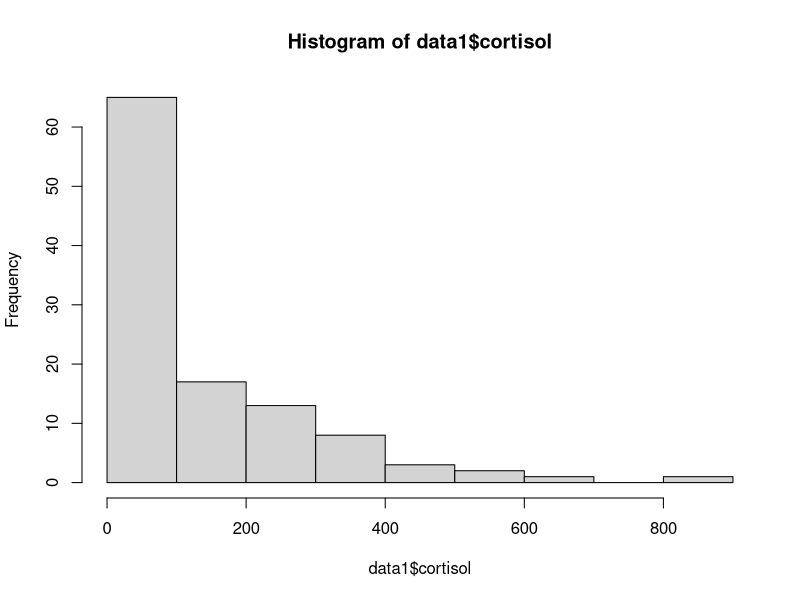
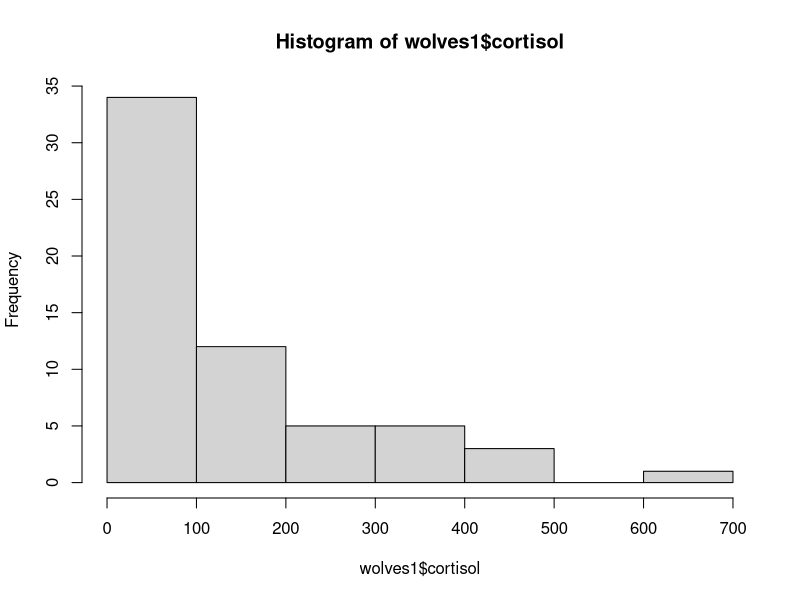
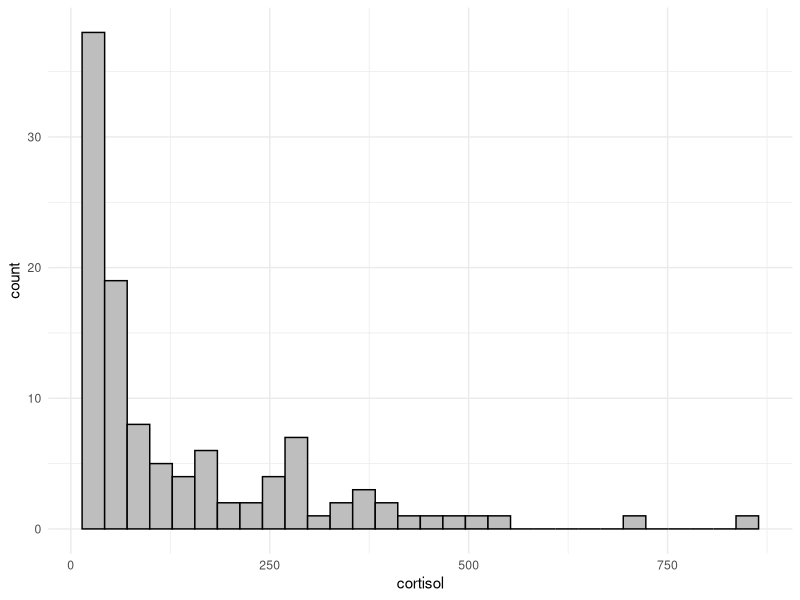
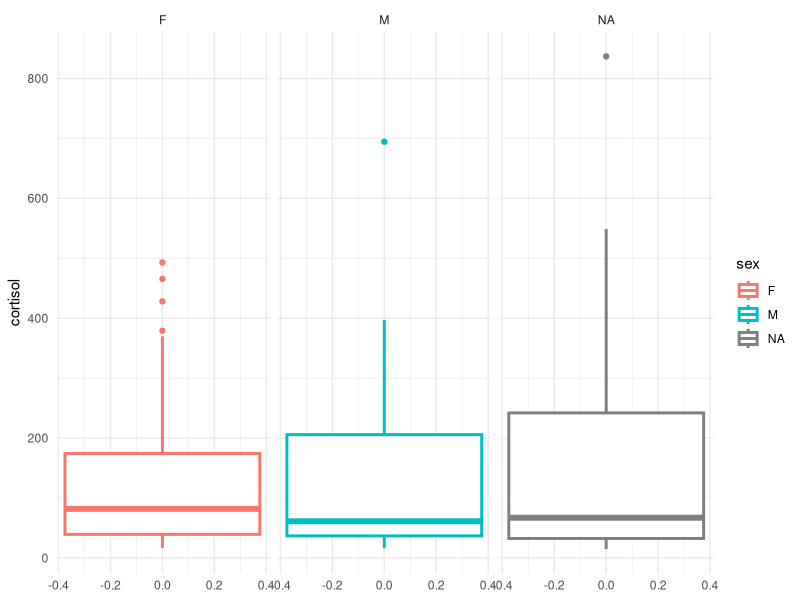

These charts were generated, in order, by the following R code:
## Ellen Brandell
## May 2021

## assess cortisol results, make plots

library(tidyverse)
library(cowplot)
library(viridis)
theme_set(theme_minimal(base_size=11))

setwd("~/Desktop/scat_project/DATA/data_summaries")

# individual scat data
cort <- read.csv("all_cortisol.csv")
diameter <- read.csv("scat_diameter.csv")
geno <- read.csv("all_geno_sex_results.csv")

# environmental data
meta <- read.csv("scat_metadata.csv")
location <- read.csv("locations.csv")

######################################## COMBINE DATA
data1 <- merge(geno, cort, by="scatID", all.x=T)
data1 <- merge(data1, diameter, by="scatID", all.x=T)
data1 <- merge(data1, meta[,c(1,4)], by="scatID", all.x=T) # I want site

###### make a data set of JUST KNOWN WOLVES
wolves1 <- data1[!is.na(data1$wolfID),]

######################################## EXPLORE CORTISOL RESULTS

## ALL WOLVES
hist(data1$cortisol)
summary(data1$cortisol)

## INDIVIDUAL-LEVEL
hist(wolves1$cortisol)
summary(wolves1$cortisol)

# look at repeated samples by individual



## PACK-LEVEL



## BY AGE


## BY SEX



ggplot(data=data1, aes(x=cortisol)) + geom_histogram(fill='gray', color='black')
ggplot(data=data1, aes(y=cortisol, color=sex)) + geom_boxplot(size=1) + facet_wrap(~sex)






